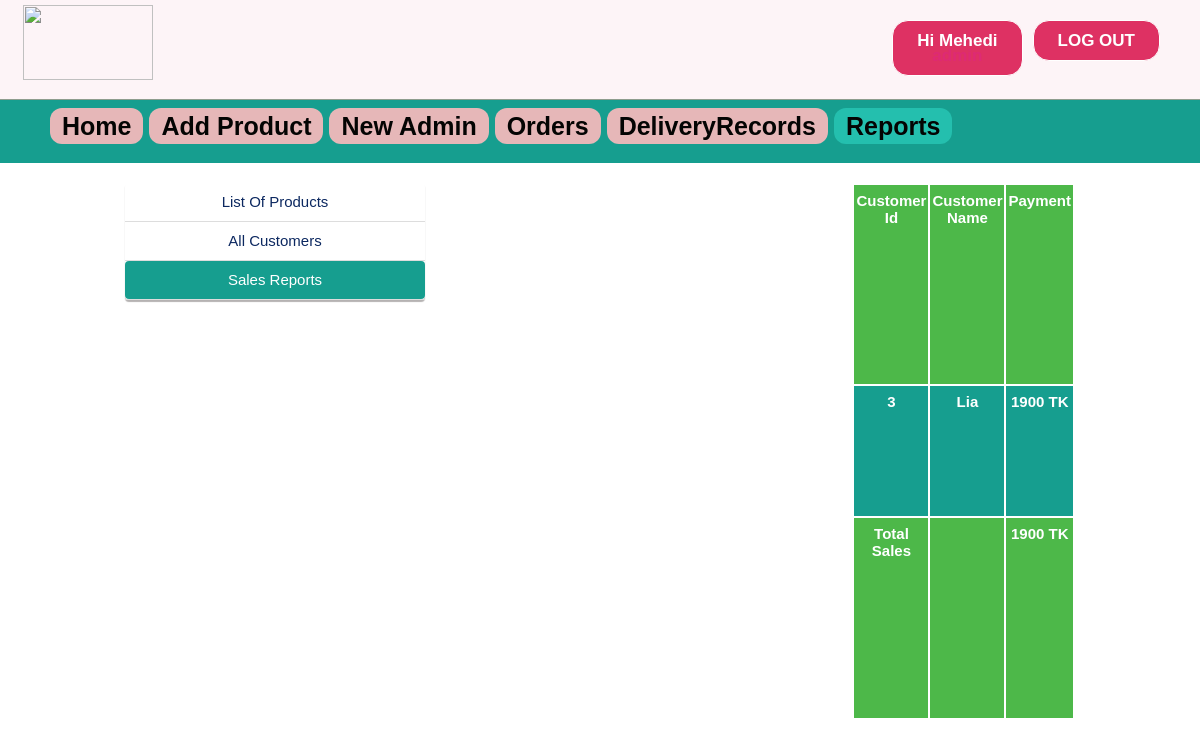
The app's page /admin/sales_report.php (signed in) with its own data.
### tables this page shows
CREATE TABLE `orders` (
  `id` int(11) NOT NULL,
  `uid` int(11) NOT NULL,
  `pid` int(11) NOT NULL,
  `quantity` int(11) NOT NULL,
  `oplace` text NOT NULL,
  `mobile` varchar(15) NOT NULL,
  `dstatus` varchar(10) NOT NULL DEFAULT 'no',
  `odate` date NOT NULL,
  `ddate` date NOT NULL,
  `delivery` varchar(30) NOT NULL
);

CREATE TABLE `user` (
  `id` int(11) NOT NULL,
  `firstName` varchar(25) NOT NULL,
  `lastName` varchar(25) NOT NULL,
  `email` varchar(100) NOT NULL,
  `mobile` varchar(20) NOT NULL,
  `address` varchar(120) NOT NULL,
  `password` varchar(100) NOT NULL,
  `confirmCode` varchar(10) NOT NULL,
  `activation` varchar(10) NOT NULL DEFAULT 'no'
);

CREATE TABLE `products` (
  `id` int(11) NOT NULL,
  `pName` varchar(100) NOT NULL,
  `price` int(11) NOT NULL,
  `piece` int(11) NOT NULL,
  `description` text NOT NULL,
  `available` int(11) NOT NULL,
  `category` varchar(100) NOT NULL,
  `type` varchar(100) NOT NULL,
  `item` varchar(100) NOT NULL,
  `pCode` varchar(20) NOT NULL,
  `picture` text NOT NULL
);

### admin/sales_report.php (the view, shortened to what this page needs)
<?php include ( "../inc/connect.inc.php" ); ?>
<?php
if (!isset($_SESSION['admin_login'])) {
	header("location: login.php");
	$user = "";
}
else {
	$user = $_SESSION['admin_login'];
	$result = mysqli_query($con, "SELECT * FROM admin WHERE id='$user'");
		$get_user_email = mysqli_fetch_assoc($result);
			$uname_db = $get_user_email['firstName'];
			$utype_db=$get_user_email['type'];
}
?>
<!doctype html>
<html>
	<head>
		<link rel="stylesheet" type="text/css" href="../css/style.css">
	</head>
	<body class="home-welcome-text" style="background-image: url(../image/homebackgrndimg2.png);">
		<div class="homepageheader">
			<div class="signinButton loginButton">
				<div class="uiloginbutton signinButton loginButton" style="margin-right: 40px;">
					<?php
						if ($user!="") {
							echo '<a style="text-decoration: none;color: #fff;" href="logout.php">LOG OUT</a>';
						}
					 ?>
				</div>
				<div class="uiloginbutton signinButton loginButton">
					<?php
						if ($user!="") {
							echo '<a style="text-decoration: none;color: #fff;" href="login.php">Hi '.$uname_db.'</br><span style="color: #de2a74">'.$utype_db.'</span></a>';
						}
						else {
							echo '<a style="text-decoration: none;color: #fff;" href="login.php">LOG IN</a>';
						}
					 ?>
				</div>
			</div>
			<div style="float: left; margin: 5px 0px 0px 23px;">
				<a href="index.php">
					<img style=" height: 75px; width: 130px;" src="../image/logo.png">
				</a>
			</div>
		</div>
		<div class="categolis">
			<table>
				<tr>
					<th>
						<a href="index.php" style="text-decoration: none;color: #040403;padding: 4px 12px;background-color: #e6b7b8;border-radius: 12px;">Home</a>
					</th>
					<th><a href="addproduct.php" style="text-decoration: none;color: #040403;padding: 4px 12px;background-color: #e6b7b8;border-radius: 12px;">Add Product</a></th>
					<th><a href="newadmin.php" style="text-decoration: none;color: #040403;padding: 4px 12px;background-color: #e6b7b8;border-radius: 12px;">New Admin</a></th>
					<th><a href="orders.php" style="text-decoration: none;color: #040403;padding: 4px 12px;background-color: #e6b7b8;border-radius: 12px;">Orders</a></th>
					<th><a href="DeliveryRecords.php" style="text-decoration: none;color:  #040403;padding: 4px 12px;background-color: #e6b7b8;border-radius: 12px;">DeliveryRecords</a></th>
					<th><a href="report.php" style="text-decoration: none;color: #040403;padding: 4px 12px;background-color: #24bfae;border-radius: 12px;">Reports</a></th>
				</tr>
			</table>
		</div>
		<div style="margin-top: 20px;">
			<div style="width: 950px; margin: 0 auto;">
				<ul>
					<li style="float: left;">
						<div class="settingsleftcontent">
							<ul>
								<ul>
								<li><?php echo '<a href="report.php" >List Of Products</a>'; ?></li>
								<li><?php echo '<a href="all_customer.php" >All Customers</a>'; ?></li>
								<li><?php echo '<a href="sales_report.php" style=" background-color: #169e8f; border-radius: 4px; color: #fff;">Sales Reports</a>'; ?></li>
							</ul>
							</ul>
						</div>
					</li>
					<li style="float: right; background-color: #fff;">
						<div>
							<table class="rightsidemenu">
								<tr style="font-weight: bold;" colspan="10" bgcolor="#4DB849">
									<th>Customer Id</th>
									<th>Customer Name</th>
									<th>Payment</th>
								</tr>
								<tr>
									<?php include ( "../inc/connect.inc.php");
									$total = 0;
									$query = "SELECT * FROM orders WHERE dstatus='yes' ORDER BY id DESC";
									$run = mysqli_query($con, $query);
									while ($row=mysqli_fetch_assoc($run)) {
										$uid = $row['uid'];
										$productId = $row['pid'];
										$quantity = $row['quantity'];
										$query1 = "SELECT * FROM user WHERE id='$uid'";
										$run1 = mysqli_query($con, $query1);
										$row1=mysqli_fetch_assoc($run1);
										$FirstName = $row1['firstName'];
										$query2 = "SELECT * FROM products WHERE id='$productId'";
										$run2 = mysqli_query($con, $query2);
										$row2=mysqli_fetch_assoc($run2);
										$pPrice = $row2['price'];
										$payment = $pPrice * $quantity;
										$total+=$payment;
									 ?>
									<th><?php echo $uid; ?></th>
									<th><?php echo $FirstName; ?></th>
									<th><?php echo $payment; ?> TK</th>
								</tr>
								<?php } ?>
								<tr style="font-weight: bold;" colspan="10" bgcolor="#4DB849">
									<th>Total Sales</th>
									<th></th>
									<th><?php echo $total; ?> TK</th>
								</tr>
							</table>
						</div>
					</li>
				</ul>
			</div>
		</div>
	</body>
</html>

### css/style.css (style rules this page uses)
html, body, div, span, applet, object, iframe, h1, h2, h3, h4, h5, h6, p, blockquote, pre, a, abbr, acronym, address, big, cite, code, del, dfn, em, img, ins, kbd, q, s, samp, small, strike, strong, sub, sup, tt, var, b, u, i, center, dl, dt, dd, ol, ul, li, fieldset, form, label, legend, table, caption, tbody, tfoot, thead, tr, th, td, article, aside, canvas, details, embed, figure, figcaption, footer, header, hgroup, menu, nav, output, ruby, section, summary, time, mark, audio, video { margin: 0; padding: 0; border: 0; font: inherit; vertical-align: baseline; box-sizing: border-box; }
body { line-height: normal; }
ol, ul { list-style: none; }
table { border-collapse: collapse; border-spacing: 0; }
* { margin: 0px; padding: 0px; }
body, button, input, label, select, td, textarea { font-family: Arial, Helvetica, tahoma,verdana,arial,sans-serif; font-size: 12px; }
body { width: 100%; position: relative; background-color: #ffffff; min-width: 1080px; }
.homepageheader { position: fixed; height: 100px; width: 100%; min-width: 980px; border-bottom: 1px solid #8E9D8E; margin: 0px; background-image: initial; background-position-x: initial; background-position-y: initial; background-size: initial; background-attachment: initial; background-origin: initial; background-clip: initial; background-color: #FDF4F7;; }
.loginButton .signinButton { color: #FFFFFF; background: #DE3163; border: 1px solid #FFFFFF; cursor: pointer; display: inline-block; font-weight: bold; line-height: 15px; padding: 12px 24px; border-radius: 16px; text-align: center; text-decoration: none; float: right; margin: 20px 0px 0px 10px; font-size: 17px; }
.categolis { line-height: 1.3; font-weight: bold; color: #fff; padding: 110px 0px 20px 50px; background-color: #169e8f; text-align: center; font-size: 25px; }
.categolis table tbody tr th { padding: 0px 6px 0px 0px; }
.rightsidemenu { float: right; text-align: center; width: 100%; margin: 0px; background-color: #169e8f; font-size: 15px; color: #fff; font-weight: bold; height: 537px; overflow: auto; }
.rightsidemenu th { margin-top: 5px; border: 2px solid; padding: 7px 2px; width: 10px; }
.settingsleftcontent { width: 300px; color: #7C7979; line-height: 1.2; padding: 0; text-align: justify; background-color: #FFFFFF; -webkit-box-shadow: 0 2px 1px 0 #B5B2B2; box-shadow: 0 2px 1px 0 #B5B2B2; border-radius: 4px; }
.settingsleftcontent ul { list-style: none; }
.settingsleftcontent ul li { list-style: none; border-bottom: 1px solid #ddd; text-align: center; }
.settingsleftcontent ul li a { clear: both; cursor: pointer; display: block; font-size: 15px; font-weight: normal; float: none; line-height: 18px; margin: 0; padding: 10px 20px; text-shadow: none; white-space: nowrap; color: #0C2860; text-decoration: none; text-align: center; }

### records on screen
orders: uid "3", user.firstName "Lia", products.price "1900"

### other values on screen
$uname_db "Mehedi"
$total "1900"
